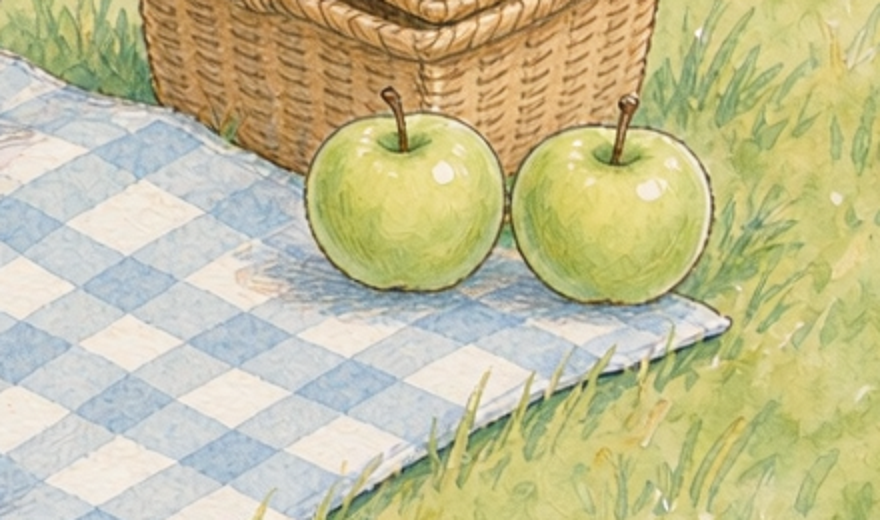
#> input picture .cloud-src/apple_zoom.png, 880 x 520 px
$ python strip_wm.py apple_zoom.png
#> lines starting #> are read from the running program, lines starting #| are printed output that depends on the picture
"""Remove the fixed bottom-right provenance watermark from generated illustrations.

Deterministic: clones a grass patch from directly above the watermark and blends it
in with a soft inner-edge feather. No inpainting model, no resize, no aspect change.
"""
import os
import sys
from PIL import Image


def strip_wm(src: str, dst: str) -> str:
#> called with src = 'apple_zoom.png', dst = 'apple_zoom_clean.png'
    im = Image.open(src).convert("RGB")
#> im is the input picture: PIL image 880x520 RGB; mean R, G, B 195.5, 191.1, 150.9
    W, H = im.size
#> W = 880; H = 520
    # generous box around the bottom-right watermark
    bw = 210 if W >= 1400 else 170
#> bw = 170
    bh = 120
    x0, y0 = W - bw, H - bh
#> x0 = 710; y0 = 400
    dy = 150
    sy0 = max(0, y0 - dy)
#> sy0 = 250
    patch = im.crop((x0, sy0, W, sy0 + bh))
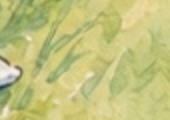
#> patch: PIL image 170x120 RGB; mean R, G, B 194.8, 194.6, 125.8

    # feather only the inner (left & top) edges; right/bottom sit on the canvas edge
    mask = Image.new("L", (bw, bh), 255)
#> mask: PIL image 170x120 L; every value is 255
    px = mask.load()
    F = 26
    for y in range(bh):
        for x in range(bw):
            a = 255
            if x < F:
                a = min(a, int(255 * x / F))
            if y < F:
                a = min(a, int(255 * y / F))
            px[x, y] = a

    im.paste(patch, (x0, y0), mask)
    im.save(dst)
    return dst


if __name__ == "__main__":
    for p in sys.argv[1:]:
        dst = os.path.splitext(p)[0] + "_clean.png"
        strip_wm(p, dst)
        print("ok", dst)

$ run again, on .cloud-src/wm_zoom.png
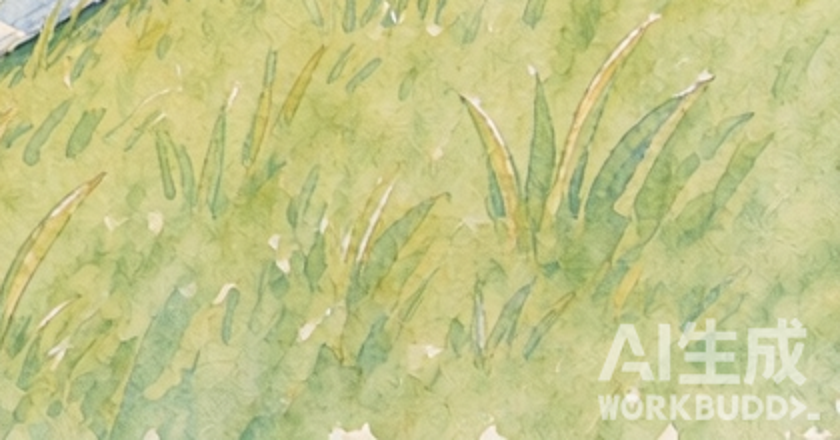
#> input picture .cloud-src/wm_zoom.png, 840 x 440 px
#> in strip_wm, im is the input picture: PIL image 840x440 RGB; mean R, G, B 195.6, 198, 137.1
#> in strip_wm, `patch = im.crop((x0, sy0, W, sy0 + bh))`:
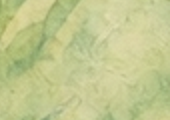
#> patch: PIL image 170x120 RGB; mean R, G, B 194.3, 200.1, 143.9
#> mask: PIL image 170x120 L; every value is 255
#> in strip_wm, `im.paste(patch, (x0, y0), mask)`:
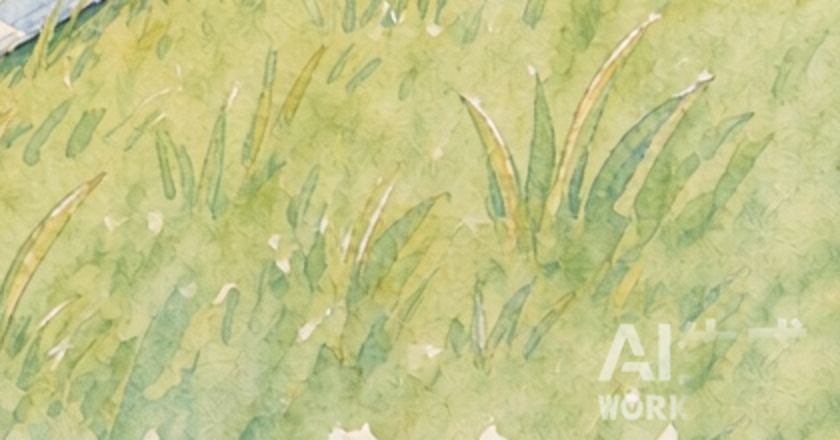
#> im: PIL image 840x440 RGB; mean R, G, B 195, 197.5, 135.8

$ run again, on .cloud-src/wm_zoom_clean.png
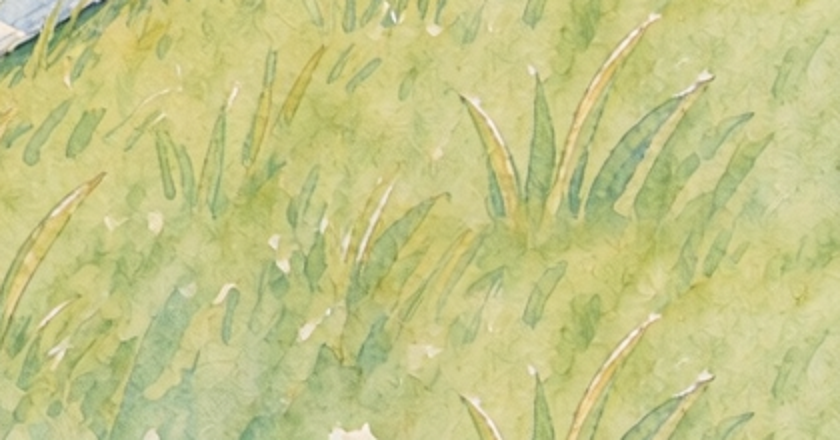
#> input picture .cloud-src/wm_zoom_clean.png, 840 x 440 px
#> in strip_wm, im is the input picture: PIL image 840x440 RGB; mean R, G, B 196.3, 197.8, 134.2
#> in strip_wm, `patch = im.crop((x0, sy0, W, sy0 + bh))`:
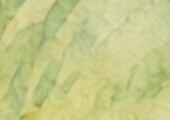
#> patch: PIL image 170x120 RGB; mean R, G, B 197, 200.4, 136.9
#> mask: PIL image 170x120 L; every value is 255
